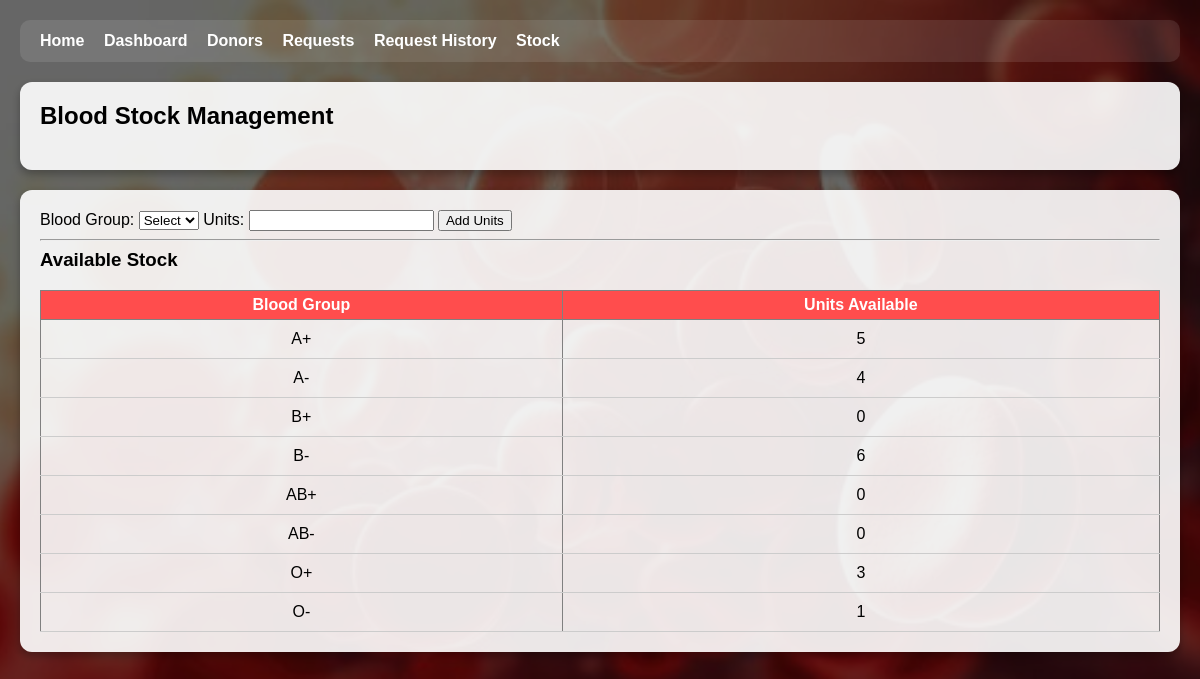
Page /admin_stock_check.php (signed in) on the committed database.
### tables this page shows
CREATE TABLE `blood_stock` (
  `stock_id` int(11) NOT NULL,
  `bank_id` int(11) NOT NULL,
  `blood_group` enum('A+','A-','B+','B-','AB+','AB-','O+','O-') NOT NULL,
  `units` int(11) NOT NULL DEFAULT 0
);

### admin_stock_check.php (the view, shortened to what this page needs)
<?php
$bank_id = $_SESSION['bank_id'];
$stock_result = mysqli_query($conn,
    "SELECT * FROM blood_stock
     WHERE bank_id='$bank_id'
     ORDER BY blood_group ASC"
);
?>
<!DOCTYPE html>
<html>
<head>
</head>
<body>
<div class="overlay">
<div class="navbar">
<a href="index.php">Home</a>
<a href="admin_dashboard.php">Dashboard</a>
<a href="admin_donor_view.php">Donors</a>
<a href="admin_request_table.php">Requests</a>
<a href="admin_request_history.php">Request History</a>
<a href="admin_stock_check.php">Stock</a>
</div>
<div class="card">
<h2>Blood Stock Management</h2>
</div>
<div class="card">
<form method="POST">
Blood Group:
<select name="blood_group" required>
<option value="">Select</option>
</select>
Units:
<input type="number" name="units" required>
<button type="submit">Add Units</button>
</form>
<hr>
<h3>Available Stock</h3>
<table border="1" cellpadding="8">
<tr>
<th>Blood Group</th>
<th>Units Available</th>
</tr>
<?php
while($row = mysqli_fetch_assoc($stock_result)){
?>
<tr>
<td><?php echo $row['blood_group']; ?></td>
<td><?php echo $row['units']; ?></td>
</tr>
<?php
}
?>
</table>
</div>
</body>
</html>

### admin_stock_check.php (style rules this page uses)
body { margin: 0; font-family: Arial, sans-serif; background: url('background 1.jpg') no-repeat center center fixed; background-size: cover; }
.overlay { background: rgba(0, 0, 0, 0.6); min-height: 100vh; padding: 20px; }
.navbar { background: rgba(255, 255, 255, 0.1); padding: 12px 20px; border-radius: 10px; margin-bottom: 20px; }
.navbar a { color: #fff; text-decoration: none; margin-right: 15px; font-weight: bold; }
.card { background: rgba(255, 255, 255, 0.9); padding: 20px; border-radius: 12px; margin-bottom: 20px; box-shadow: 0 4px 10px rgba(0,0,0,0.3); }
h2, h3 { margin-top: 0; }
table { width: 100%; border-collapse: collapse; margin-top: 10px; }
table th { background: #ff4d4d; color: white; padding: 5px; }
table td { padding: 10px; text-align: center; border-bottom: 1px solid #ccc; }

### rows in the picture
blood_stock: blood_group "A+", units "5"
blood_stock: blood_group "A-", units "4"
blood_stock: blood_group "B+", units "0"
blood_stock: blood_group "B-", units "6"
blood_stock: blood_group "AB+", units "0"
blood_stock: blood_group "AB-", units "0"
blood_stock: blood_group "O+", units "3"
blood_stock: blood_group "O-", units "1"
